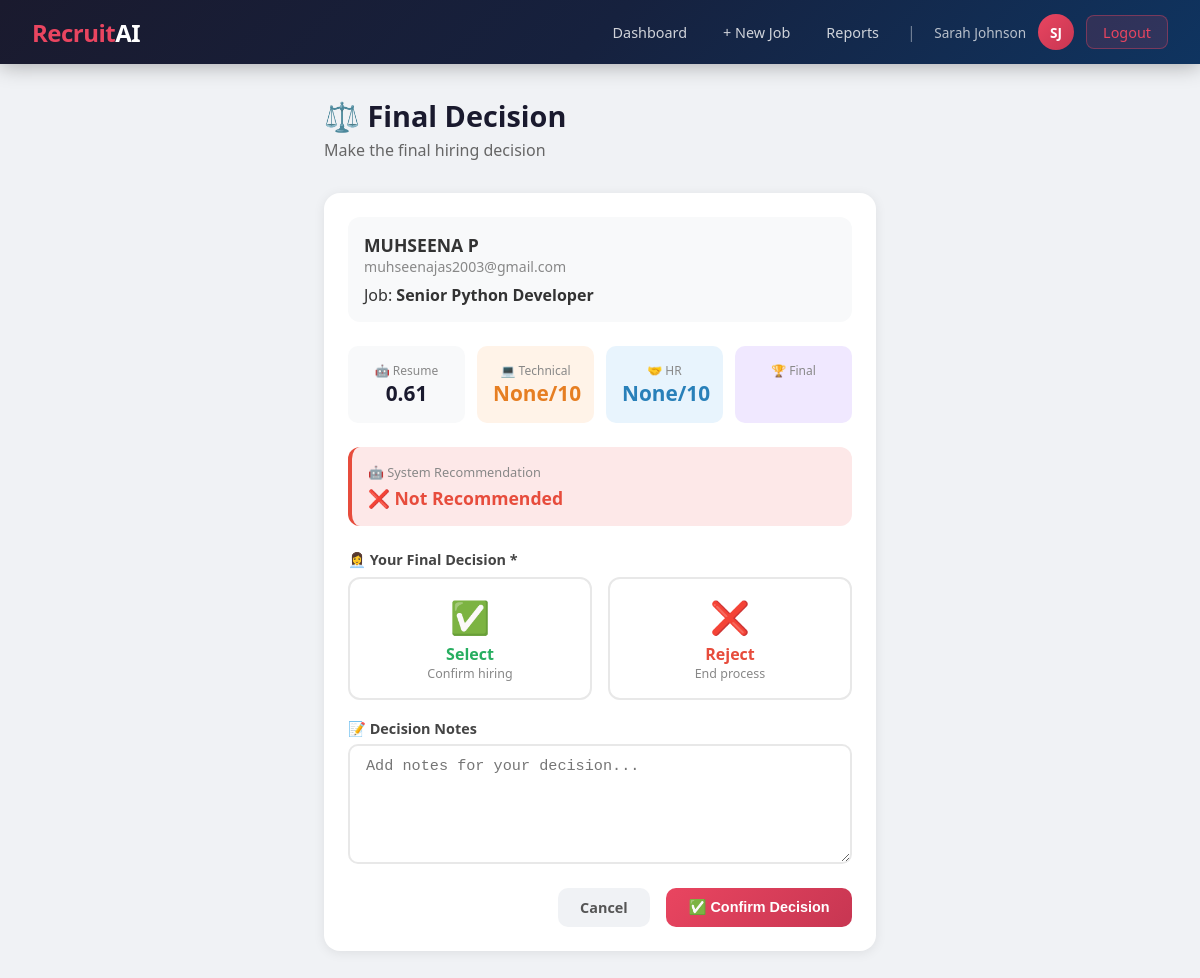
The page /hr/applications/1/final-decision/ (signed in) on the database its author committed.
### core/models.py (models this page shows, shortened)
class Application(models.Model):
    STATUS_CHOICES = [
        ('applied', 'Applied'),
        ('not_shortlisted', 'Not Shortlisted'),
        ('shortlisted', 'Shortlisted'),
        ('technical_scheduled', 'Technical Interview Scheduled'),
        ('technical_completed', 'Technical Interview Completed'),
        ('hr_scheduled', 'HR Interview Scheduled'),
        ('hr_completed', 'HR Interview Completed'),
        ('system_recommended', 'System Recommended'),
        ('selected', 'Selected'),
        ('rejected', 'Rejected'),
    ]
    RECOMMENDATION_CHOICES = [
        ('selected', 'Selected'),
        ('rejected', 'Rejected'),
    ]
    job = models.ForeignKey(Job, on_delete=models.CASCADE, related_name='applications')
    candidate = models.ForeignKey(User, on_delete=models.CASCADE, related_name='applications')
    resume = models.FileField(upload_to='resumes/')
    resume_text = models.TextField(blank=True)
    status = models.CharField(max_length=30, choices=STATUS_CHOICES, default='applied')
    rank = models.IntegerField(null=True, blank=True)
    applied_at = models.DateTimeField(auto_now_add=True)
    updated_at = models.DateTimeField(auto_now=True)
    resume_score = models.FloatField(null=True, blank=True)
    technical_date = models.DateField(null=True, blank=True)
    technical_score = models.FloatField(null=True, blank=True)
    technical_attended = models.BooleanField(null=True, blank=True)
    technical_feedback = models.TextField(blank=True)
    hr_date = models.DateField(null=True, blank=True)
    hr_score = models.FloatField(null=True, blank=True)
    hr_attended = models.BooleanField(null=True, blank=True)
    hr_feedback = models.TextField(blank=True)
    final_score = models.FloatField(null=True, blank=True)
    system_recommendation = models.CharField(
        max_length=10, choices=RECOMMENDATION_CHOICES, null=True, blank=True
    )
    final_decision = models.CharField(
        max_length=10, choices=RECOMMENDATION_CHOICES, null=True, blank=True
    )
    hr_decision_notes = models.TextField(blank=True)
    class Meta:
        unique_together = ('job', 'candidate')
        ordering = ['-resume_score']

class Job(models.Model):
    hr = models.ForeignKey(User, on_delete=models.CASCADE, related_name='jobs')
    title = models.CharField(max_length=200)
    required_skills = models.TextField(help_text="Comma-separated skills")
    required_experience = models.CharField(max_length=100)
    description = models.TextField()
    start_date = models.DateField(null=True, blank=True)
    end_date = models.DateField(null=True, blank=True)
    created_at = models.DateTimeField(auto_now_add=True)
    updated_at = models.DateTimeField(auto_now=True)

### core/views.py (the view)
    @login_required
    def wrapper(request, *args, **kwargs):
        if not hasattr(request.user, 'profile') or not request.user.profile.is_hr():
            messages.error(request, "Access denied. HR only.")
            return redirect('dashboard')
        return func(request, *args, **kwargs)

### core/forms.py
class FinalDecisionForm(forms.ModelForm):
    class Meta:
        model = Application
        fields = ['final_decision', 'hr_decision_notes']
        widgets = {
            'hr_decision_notes': forms.Textarea(attrs={'rows': 4,
                'placeholder': 'Enter notes for final decision...'}),
        }
        labels = {
            'final_decision': 'Final Decision',
            'hr_decision_notes': 'Decision Notes',
        }
    DECISION_CHOICES = [
        ('selected', '✅ Select Candidate'),
        ('rejected', '❌ Reject Candidate'),
    ]
    def __init__(self, *args, **kwargs):
        super().__init__(*args, **kwargs)
        self.fields['final_decision'].choices = self.DECISION_CHOICES

### core/models.py (called while the page is built)
    def is_hr(self):
        return self.role == 'hr'

### core/views.py (called while the page is built)
def require_hr(func):
    @login_required
    def wrapper(request, *args, **kwargs):
        if not hasattr(request.user, 'profile') or not request.user.profile.is_hr():
            messages.error(request, "Access denied. HR only.")
            return redirect('dashboard')
        return func(request, *args, **kwargs)
    wrapper.__name__ = func.__name__
    return wrapper

@require_hr
def final_decision(request, pk):
    application = get_object_or_404(Application, pk=pk, job__hr=request.user)
    if request.method == 'POST':
        form = FinalDecisionForm(request.POST, instance=application)
        if form.is_valid():
            app = form.save(commit=False)
            app.status = app.final_decision
            app.save()
            messages.success(request, f"Final decision saved: {app.get_final_decision_display()}")
            return redirect('job_applicants', pk=application.job.pk)
    else:
        form = FinalDecisionForm(instance=application)
    return render(request, 'core/final_decision.html', {
        'application': application,
        'form': form
    })

### core/templates/core/final_decision.html (shortened to what this page needs)
{% extends 'core/base.html' %}
{% block content %}
<div class="container" style="max-width:600px;">
    <div class="page-header">
        <h1>⚖️ Final Decision</h1>
        <p>Make the final hiring decision</p>
    </div>
    <div class="card">
        <div style="background:#f8f9fa; border-radius:12px; padding:1rem; margin-bottom:1.5rem;">
            <div style="font-weight:700; font-size:1.1rem;">
                {{ application.candidate.get_full_name|default:application.candidate.username }}
            </div>
            <div style="color:#888; font-size:0.88rem;">{{ application.candidate.email }}</div>
            <div style="margin-top:0.5rem;">Job: <strong>{{ application.job.title }}</strong></div>
        </div>
        <div style="display:flex; gap:0.75rem; margin-bottom:1.5rem; flex-wrap:wrap;">
            <div style="flex:1; text-align:center; padding:1rem; background:#f8f9fa; border-radius:10px; min-width:100px;">
                <div style="font-size:0.75rem; color:#888;">🤖 Resume</div>
                <div style="font-size:1.3rem; font-weight:800; color:#1a1a2e;">{{ application.resume_score|floatformat:2 }}</div>
            </div>
            <div style="flex:1; text-align:center; padding:1rem; background:#fff3e8; border-radius:10px; min-width:100px;">
                <div style="font-size:0.75rem; color:#888;">💻 Technical</div>
                <div style="font-size:1.3rem; font-weight:800; color:#e67e22;">{{ application.technical_score }}/10</div>
            </div>
            <div style="flex:1; text-align:center; padding:1rem; background:#e8f4fd; border-radius:10px; min-width:100px;">
                <div style="font-size:0.75rem; color:#888;">🤝 HR</div>
                <div style="font-size:1.3rem; font-weight:800; color:#2980b9;">{{ application.hr_score }}/10</div>
            </div>
            <div style="flex:1; text-align:center; padding:1rem; background:#f0e8ff; border-radius:10px; min-width:100px;">
                <div style="font-size:0.75rem; color:#888;">🏆 Final</div>
            </div>
        </div>
        <div style="padding:1rem; border-radius:12px; margin-bottom:1.5rem; background:{% if application.system_recommendation == 'selected' %}#e8f8ed{% else %}#fde8e8{% endif %}; border-left:4px solid {% if application.system_recommendation == 'selected' %}#27ae60{% else %}#e74c3c{% endif %};">
            <div style="font-size:0.8rem; color:#888;">🤖 System Recommendation</div>
            <div style="font-weight:700; font-size:1.1rem; color:{% if application.system_recommendation == 'selected' %}#27ae60{% else %}#e74c3c{% endif %}; margin-top:0.3rem;">
                {% if application.system_recommendation == 'selected' %}✅ Recommended for Selection{% else %}❌ Not Recommended{% endif %}
            </div>
        </div>
        <form method="post">
            <div class="form-group">
                <label class="form-label">👩‍💼 Your Final Decision *</label>
                <div style="display:flex; gap:1rem; margin-top:0.5rem;">
                    <label style="flex:1; cursor:pointer; padding:1rem; border:2px solid #e8e8e8; border-radius:12px; text-align:center;">
                        <div style="font-size:2rem;">✅</div>
                        <div style="font-weight:700; color:#27ae60; margin-top:0.3rem;">Select</div>
                        <div style="font-size:0.78rem; color:#888;">Confirm hiring</div>
                    </label>
                    <label style="flex:1; cursor:pointer; padding:1rem; border:2px solid #e8e8e8; border-radius:12px; text-align:center;">
                        <div style="font-size:2rem;">❌</div>
                        <div style="font-weight:700; color:#e74c3c; margin-top:0.3rem;">Reject</div>
                        <div style="font-size:0.78rem; color:#888;">End process</div>
                    </label>
                </div>
            </div>
            <div class="form-group">
                <label class="form-label">📝 Decision Notes</label>
                <textarea name="hr_decision_notes" class="form-control" rows="3"
                    placeholder="Add notes for your decision...">{{ application.hr_decision_notes }}</textarea>
            </div>
            <div style="display:flex; gap:1rem; justify-content:flex-end; margin-top:1rem;">
                <a href="{% url 'job_applicants' application.job.pk %}" class="btn btn-secondary">Cancel</a>
                <button type="submit" class="btn btn-primary">✅ Confirm Decision</button>
            </div>
        </form>
    </div>
</div>
{% endblock %}

### core/templates/core/base.html (shortened to what this page needs)
<!DOCTYPE html>
<html lang="en">
<head>
</head>
<body>
{% if user.is_authenticated %}
<nav class="navbar">
    <a href="{% url 'dashboard' %}" class="navbar-brand">Recruit<span>AI</span></a>
    <div class="navbar-nav">
        {% if user.profile.is_hr %}
            <a href="{% url 'hr_dashboard' %}" class="nav-link">Dashboard</a>
            <a href="{% url 'create_job' %}" class="nav-link">+ New Job</a>
            <a href="{% url 'hr_reports' %}" class="nav-link">Reports</a>
        {% else %}
            <a href="{% url 'candidate_dashboard' %}" class="nav-link">My Applications</a>
            <a href="{% url 'job_list' %}" class="nav-link">Browse Jobs</a>
        {% endif %}
        <span style="color:rgba(255,255,255,0.4); padding: 0 0.5rem;">|</span>
        <span class="nav-username">{{ user.get_full_name|default:user.username }}</span>
        <a href="{% url 'view_profile' %}" class="nav-avatar" title="View Profile">
            {{ user.first_name|first|upper }}{{ user.last_name|first|upper }}
        </a>
        <a href="{% url 'logout' %}" class="btn-logout" style="margin-left:0.5rem;">Logout</a>
    </div>
</nav>
{% endif %}
{% block content %}{% endblock %}
</body>
</html>

### core/templates/core/base.html (style rules this page uses)
* { box-sizing: border-box; margin: 0; padding: 0; }
body { font-family: 'Segoe UI', sans-serif; background: #f0f2f5; color: #333; min-height: 100vh; }
.navbar { background: linear-gradient(135deg, #1a1a2e 0%, #16213e 50%, #0f3460 100%); padding: 0 2rem; display: flex; align-items: center; justify-content: space-between; height: 64px; box-shadow: 0 2px 20px rgba(0,0,0,0.3); position: sticky; top: 0; z-index: 100; }
.navbar-brand { color: #e94560; font-size: 1.5rem; font-weight: 800; text-decoration: none; letter-spacing: -0.5px; }
.navbar-brand span { color: #fff; }
.navbar-nav { display: flex; gap: 0.25rem; align-items: center; }
.nav-link { color: rgba(255,255,255,0.8); text-decoration: none; padding: 0.5rem 1rem; border-radius: 8px; font-size: 0.9rem; transition: all 0.2s; }
.btn-logout { background: rgba(233,69,96,0.15); border: 1px solid rgba(233,69,96,0.4); color: #e94560; padding: 0.4rem 1rem; border-radius: 8px; cursor: pointer; font-size: 0.9rem; text-decoration: none; transition: all 0.2s; }
.nav-avatar { width: 36px; height: 36px; border-radius: 50%; background: linear-gradient(135deg, #e94560, #c73652); color: #fff; display: flex; align-items: center; justify-content: center; font-weight: 700; font-size: 0.85rem; cursor: pointer; text-decoration: none; margin-left: 0.5rem; transition: all 0.2s; }
.nav-username { color: rgba(255,255,255,0.7); font-size: 0.85rem; margin-left: 0.4rem; }
.container { max-width: 1200px; margin: 2rem auto; padding: 0 1.5rem; }
.page-header { margin-bottom: 2rem; }
.page-header h1 { font-size: 1.8rem; color: #1a1a2e; font-weight: 700; }
.page-header p { color: #666; margin-top: 0.25rem; }
.card { background: #fff; border-radius: 16px; box-shadow: 0 2px 12px rgba(0,0,0,0.08); padding: 1.5rem; margin-bottom: 1.5rem; }
.btn { display: inline-block; padding: 0.6rem 1.4rem; border-radius: 10px; font-size: 0.9rem; font-weight: 600; cursor: pointer; border: none; text-decoration: none; transition: all 0.2s; }
.btn-primary { background: linear-gradient(135deg, #e94560, #c73652); color: #fff; }
.btn-secondary { background: #f0f2f5; color: #555; }
.form-group { margin-bottom: 1.2rem; }
.form-label { display: block; font-weight: 600; margin-bottom: 0.4rem; color: #444; font-size: 0.9rem; }
.form-control { width: 100%; padding: 0.65rem 1rem; border: 2px solid #e8e8e8; border-radius: 10px; font-size: 0.95rem; transition: border-color 0.2s; outline: none; }
textarea.form-control { resize: vertical; min-height: 120px; }

### rows shown on the page
Application: candidate.get_full_name "MUHSEENA P", candidate.email "muhseenajas2003@gmail.com", job "Senior Python Developer", resume_score "0.61", technical_score "None", hr_score "None"

### other values the page prints
{{ user.get_full_name|default:user.username }} "Sarah Johnson"
{{ user.first_name|first|upper }} "S"
{{ user.last_name|first|upper }} "J"
